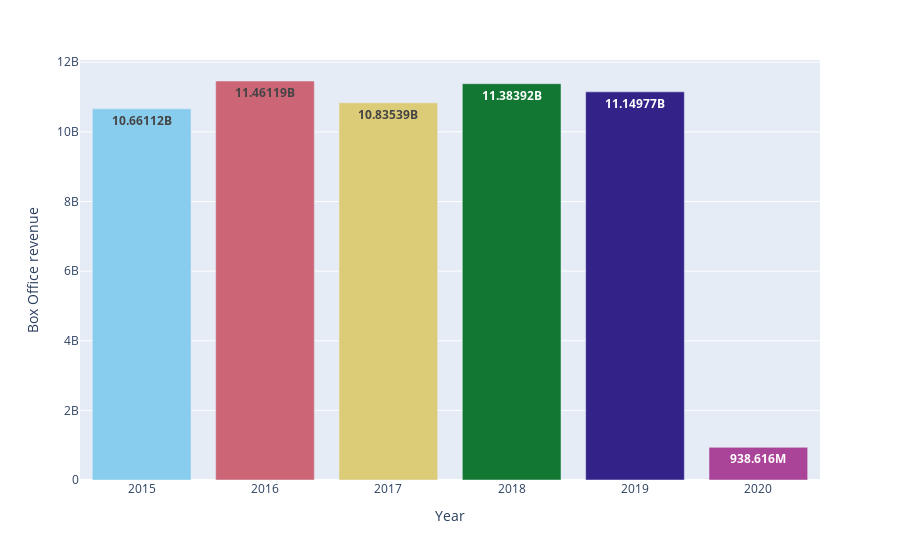

Notebook source saved alongside this figure:
### Code cell
fig = px.bar(x=groups.size().index, y=groups.usa_gross_income.sum(), labels={'x':'Year', 'y':'Box Office revenue'},
            hover_name=groups.size().index,
            color=groups.size().index,
            color_discrete_sequence=px.colors.qualitative.Safe, #qualitative.G10,

            ) #sent2box[:,0],
            #color_discrete_sequence=['#B51F1F', '#00A79F'])
            #title='Do the daily sentiment influence the daily Box Office sales?')
fig.update_layout(showlegend=False)
fig.update_traces(texttemplate='<b>%{y}</b>')  
fig.show()

filename = 'yearly_BoxOffice'
pio.write_html(fig, rf"{os.getcwd()}{os.sep}plotlyplots{os.sep}{filename}.html")

### Figure 1 — Plotly figure (JSON) as saved in the notebook; plotly's stock layout.template omitted (floating-point values rounded to 4 significant figures)
{"data": [{"alignmentgroup": "True", "hovertemplate": "<b>%{hovertext}</b><br><br>color=2015<br>Year=%{x}<br>Box Office revenue=%{y}<extra></extra>", "hovertext": ["2015"], "legendgroup": "2015", "marker": {"color": "rgb(136, 204, 238)", "pattern": {"shape": ""}}, "name": "2015", "offsetgroup": "2015", "orientation": "v", "showlegend": true, "textposition": "auto", "texttemplate": "<b>%{y}</b>", "type": "bar", "x": ["2015"], "xaxis": "x", "y": [10661119904], "yaxis": "y"}, {"alignmentgroup": "True", "hovertemplate": "<b>%{hovertext}</b><br><br>color=2016<br>Year=%{x}<br>Box Office revenue=%{y}<extra></extra>", "hovertext": ["2016"], "legendgroup": "2016", "marker": {"color": "rgb(204, 102, 119)", "pattern": {"shape": ""}}, "name": "2016", "offsetgroup": "2016", "orientation": "v", "showlegend": true, "textposition": "auto", "texttemplate": "<b>%{y}</b>", "type": "bar", "x": ["2016"], "xaxis": "x", "y": [11461187471], "yaxis": "y"}, {"alignmentgroup": "True", "hovertemplate": "<b>%{hovertext}</b><br><br>color=2017<br>Year=%{x}<br>Box Office revenue=%{y}<extra></extra>", "hovertext": ["2017"], "legendgroup": "2017", "marker": {"color": "rgb(221, 204, 119)", "pattern": {"shape": ""}}, "name": "2017", "offsetgroup": "2017", "orientation": "v", "showlegend": true, "textposition": "auto", "texttemplate": "<b>%{y}</b>", "type": "bar", "x": ["2017"], "xaxis": "x", "y": [10835385946], "yaxis": "y"}, {"alignmentgroup": "True", "hovertemplate": "<b>%{hovertext}</b><br><br>color=2018<br>Year=%{x}<br>Box Office revenue=%{y}<extra></extra>", "hovertext": ["2018"], "legendgroup": "2018", "marker": {"color": "rgb(17, 119, 51)", "pattern": {"shape": ""}}, "name": "2018", "offsetgroup": "2018", "orientation": "v", "showlegend": true, "textposition": "auto", "texttemplate": "<b>%{y}</b>", "type": "bar", "x": ["2018"], "xaxis": "x", "y": [11383923249], "yaxis": "y"}, {"alignmentgroup": "True", "hovertemplate": "<b>%{hovertext}</b><br><br>color=2019<br>Year=%{x}<br>Box Office revenue=%{y}<extra></extra>", "hovertext": ["2019"], "legendgroup": "2019", "marker": {"color": "rgb(51, 34, 136)", "pattern": {"shape": ""}}, "name": "2019", "offsetgroup": "2019", "orientation": "v", "showlegend": true, "textposition": "auto", "texttemplate": "<b>%{y}</b>", "type": "bar", "x": ["2019"], "xaxis": "x", "y": [11149767452], "yaxis": "y"}, {"alignmentgroup": "True", "hovertemplate": "<b>%{hovertext}</b><br><br>color=2020<br>Year=%{x}<br>Box Office revenue=%{y}<extra></extra>", "hovertext": ["2020"], "legendgroup": "2020", "marker": {"color": "rgb(170, 68, 153)", "pattern": {"shape": ""}}, "name": "2020", "offsetgroup": "2020", "orientation": "v", "showlegend": true, "textposition": "auto", "texttemplate": "<b>%{y}</b>", "type": "bar", "x": ["2020"], "xaxis": "x", "y": [938615955], "yaxis": "y"}], "layout": {"barmode": "relative", "legend": {"title": {"text": "color"}, "tracegroupgap": 0}, "margin": {"t": 60}, "showlegend": false, "xaxis": {"anchor": "y", "domain": [0, 1], "title": {"text": "Year"}}, "yaxis": {"anchor": "x", "domain": [0, 1], "title": {"text": "Box Office revenue"}}}}
